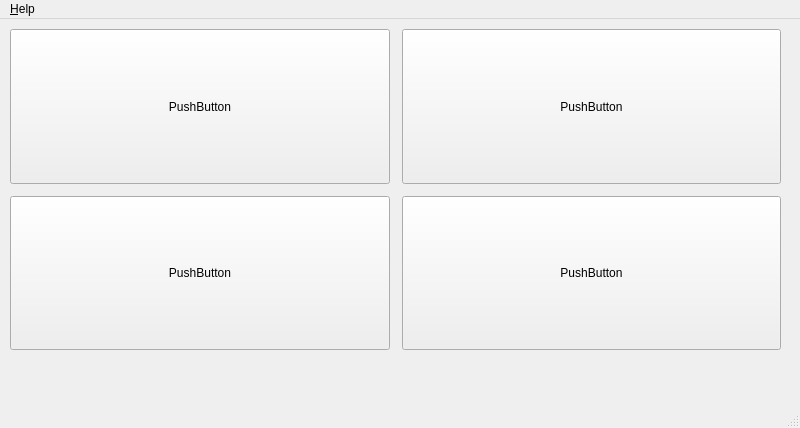
<?xml version="1.0" encoding="UTF-8"?>
<ui version="4.0">
 <class>MainWindow</class>
 <widget class="QMainWindow" name="MainWindow">
  <property name="geometry">
   <rect>
    <x>0</x>
    <y>0</y>
    <width>800</width>
    <height>428</height>
   </rect>
  </property>
  <property name="windowTitle">
   <string>MainWindow</string>
  </property>
  <widget class="QWidget" name="centralwidget">
   <widget class="QWidget" name="gridLayoutWidget">
    <property name="geometry">
     <rect>
      <x>10</x>
      <y>10</y>
      <width>771</width>
      <height>321</height>
     </rect>
    </property>
    <layout class="QGridLayout" name="gridLayout">
     <item row="2" column="0">
      <widget class="QPushButton" name="pushButton_2">
       <property name="sizePolicy">
        <sizepolicy hsizetype="Expanding" vsizetype="Expanding">
         <horstretch>0</horstretch>
         <verstretch>0</verstretch>
        </sizepolicy>
       </property>
       <property name="text">
        <string>PushButton</string>
       </property>
      </widget>
     </item>
     <item row="2" column="1">
      <widget class="QFrame" name="frame">
       <property name="frameShape">
        <enum>QFrame::StyledPanel</enum>
       </property>
       <property name="frameShadow">
        <enum>QFrame::Raised</enum>
       </property>
      </widget>
     </item>
     <item row="0" column="2">
      <widget class="QPushButton" name="pushButton_4">
       <property name="sizePolicy">
        <sizepolicy hsizetype="Expanding" vsizetype="Expanding">
         <horstretch>0</horstretch>
         <verstretch>0</verstretch>
        </sizepolicy>
       </property>
       <property name="text">
        <string>PushButton</string>
       </property>
      </widget>
     </item>
     <item row="2" column="2">
      <widget class="QPushButton" name="pushButton_3">
       <property name="sizePolicy">
        <sizepolicy hsizetype="Expanding" vsizetype="Expanding">
         <horstretch>0</horstretch>
         <verstretch>0</verstretch>
        </sizepolicy>
       </property>
       <property name="text">
        <string>PushButton</string>
       </property>
      </widget>
     </item>
     <item row="0" column="0">
      <widget class="QPushButton" name="pushButton">
       <property name="sizePolicy">
        <sizepolicy hsizetype="Expanding" vsizetype="Expanding">
         <horstretch>0</horstretch>
         <verstretch>0</verstretch>
        </sizepolicy>
       </property>
       <property name="text">
        <string>PushButton</string>
       </property>
      </widget>
     </item>
     <item row="1" column="0">
      <widget class="QFrame" name="frame_2">
       <property name="frameShape">
        <enum>QFrame::StyledPanel</enum>
       </property>
       <property name="frameShadow">
        <enum>QFrame::Raised</enum>
       </property>
      </widget>
     </item>
    </layout>
   </widget>
  </widget>
  <widget class="QMenuBar" name="menubar">
   <property name="enabled">
    <bool>true</bool>
   </property>
   <property name="geometry">
    <rect>
     <x>0</x>
     <y>0</y>
     <width>800</width>
     <height>43</height>
    </rect>
   </property>
   <widget class="QMenu" name="menuHelp">
    <property name="title">
     <string>&amp;Help</string>
    </property>
    <addaction name="actionAbout"/>
    <addaction name="actionClose"/>
   </widget>
   <addaction name="menuHelp"/>
  </widget>
  <widget class="QStatusBar" name="statusbar"/>
  <action name="actionAbout">
   <property name="text">
    <string>About</string>
   </property>
  </action>
  <action name="actionClose">
   <property name="text">
    <string>Close</string>
   </property>
  </action>
 </widget>
 <resources/>
 <connections>
  <connection>
   <sender>actionClose</sender>
   <signal>triggered()</signal>
   <receiver>actionClose</receiver>
   <slot>trigger()</slot>
   <hints>
    <hint type="sourcelabel">
     <x>-1</x>
     <y>-1</y>
    </hint>
    <hint type="destinationlabel">
     <x>-1</x>
     <y>-1</y>
    </hint>
   </hints>
  </connection>
 </connections>
</ui>
